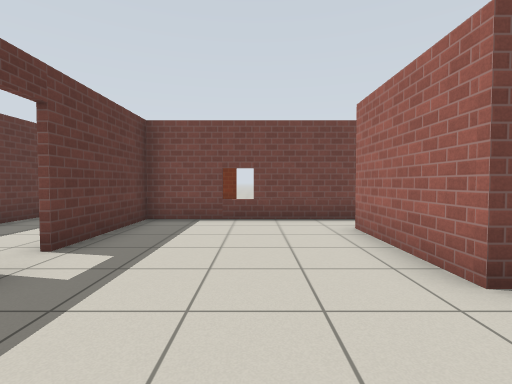
[1] (above)

24 first-person views from a walk through a world built for the Gazebo simulator. The camera is 0.94 m above the floor, tilts 2° down and sees 85° across. The floor is counted in squares, 1 m on a side. Each view is taken from the middle of a square. On the plan, view 1 faces up. The plan holds only what a view shows up to about 11 squares ahead; the rest is blank. Simple patterns stand in for the simulator's built-in surfaces.

[2]
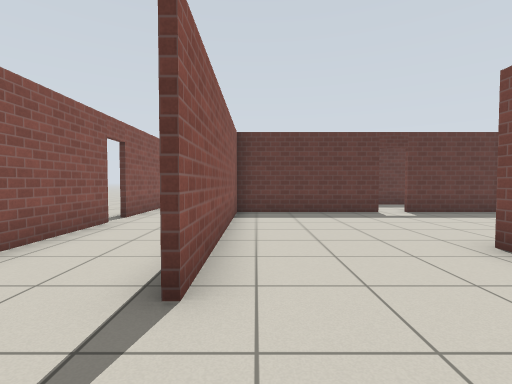

[3]
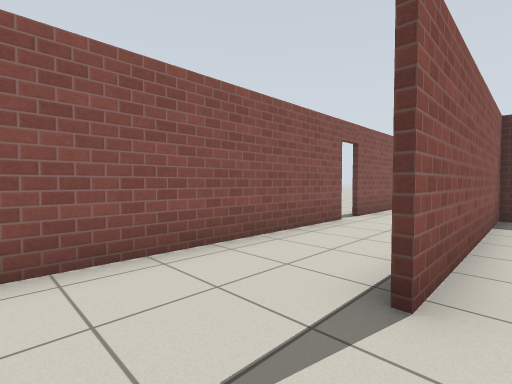

[4]
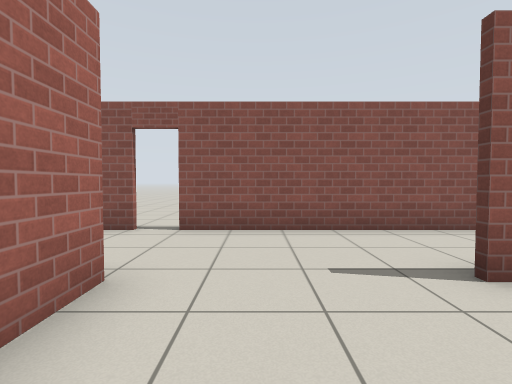

[5]
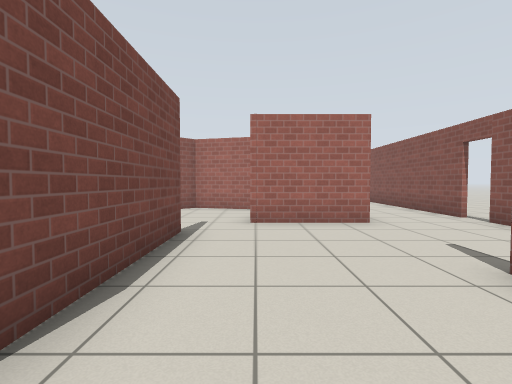

[6]
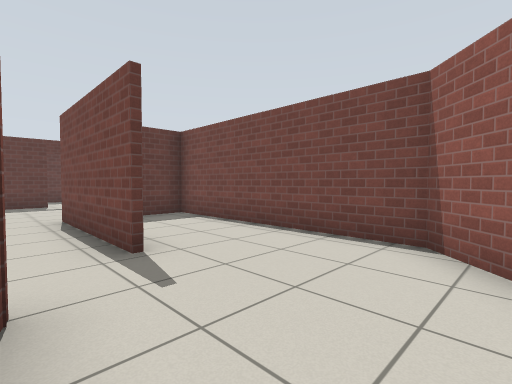

[7]
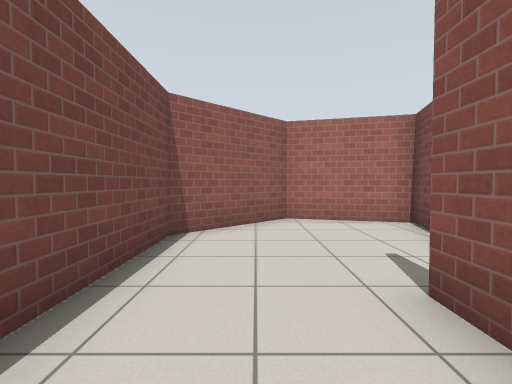

[8]
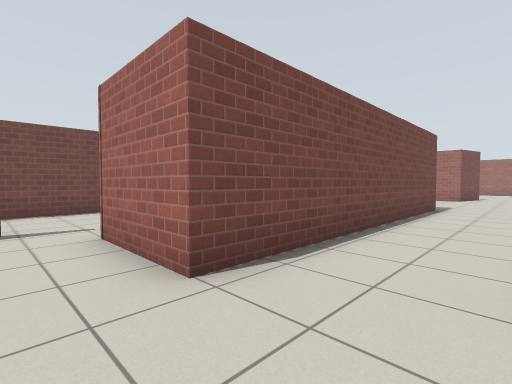

[9]
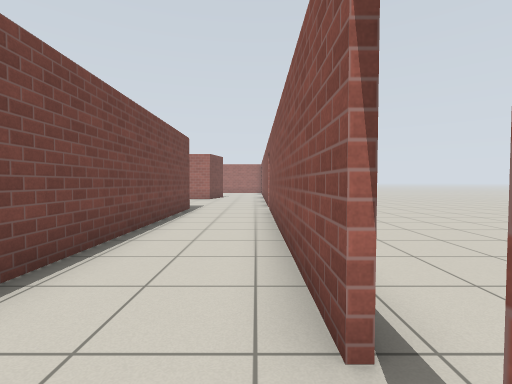

[10]
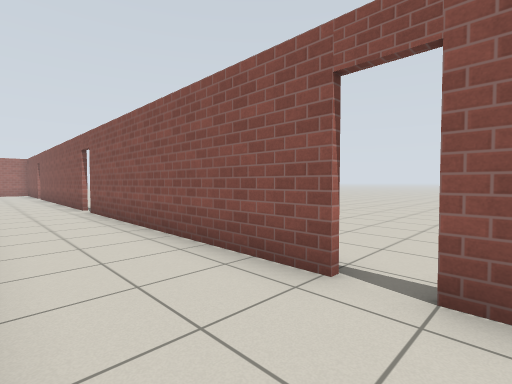

[11]
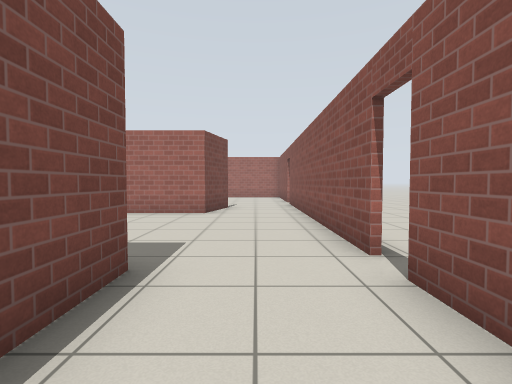

[12]
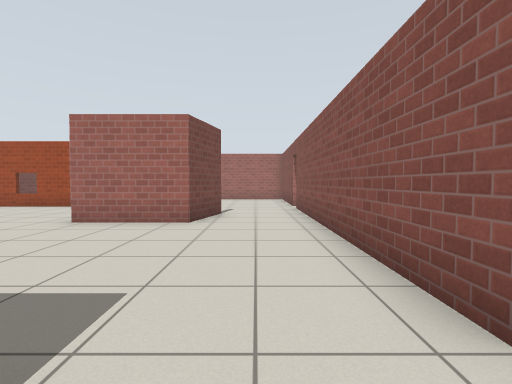

[13]
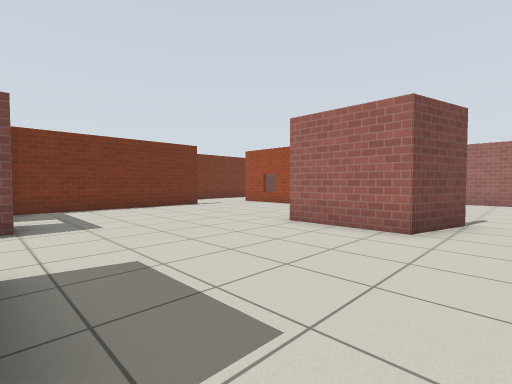

[14]
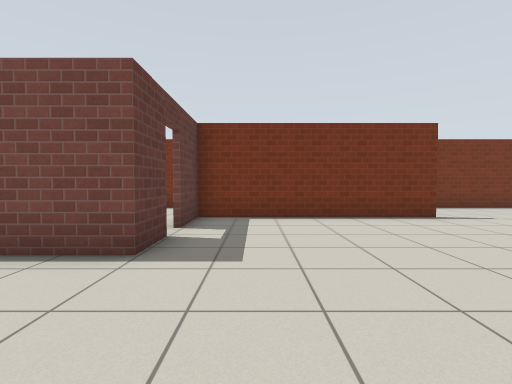

[15]
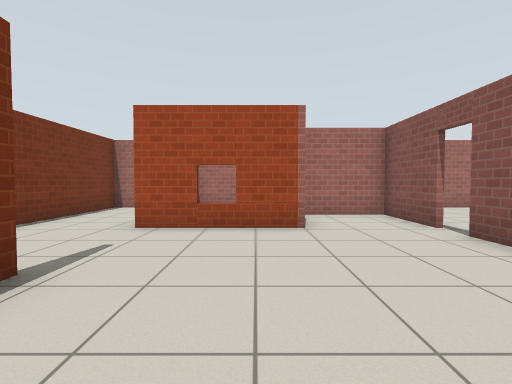

[16]
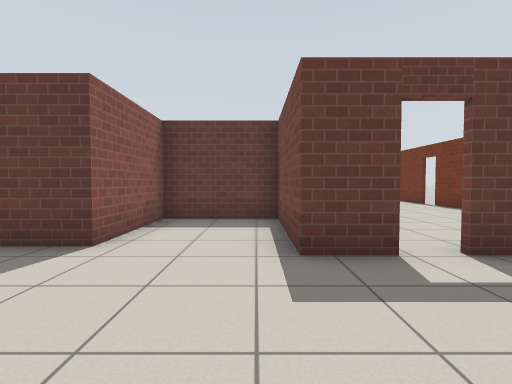

[17]
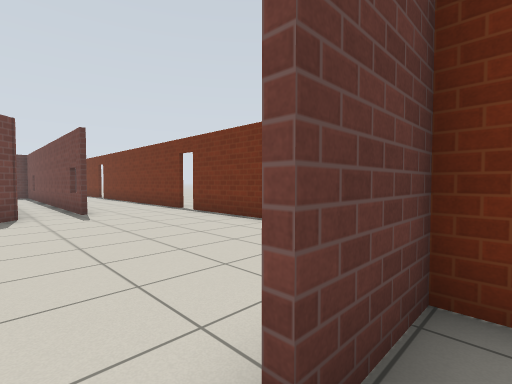

[18]
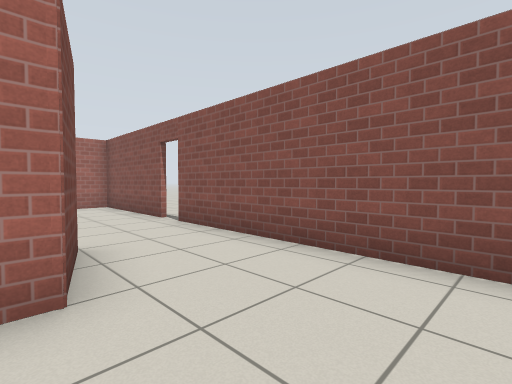

[19]
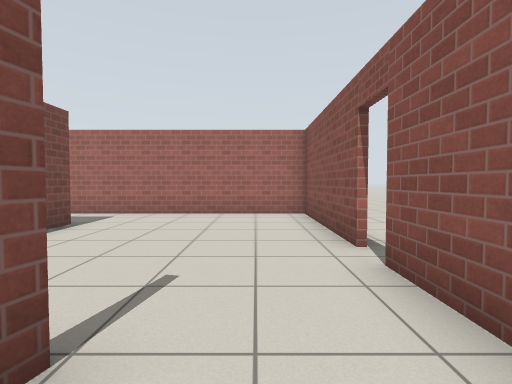

[20]
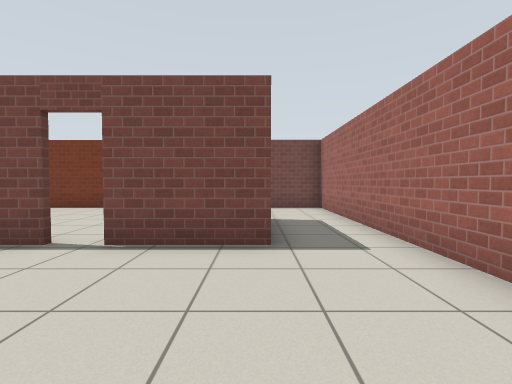

[21]
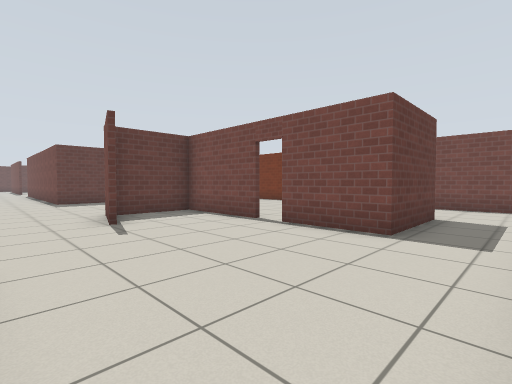

[22]
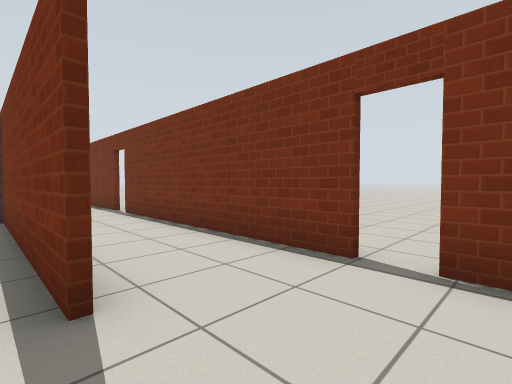

[23]
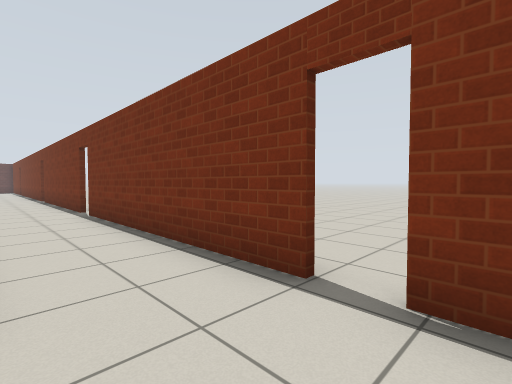

[24]
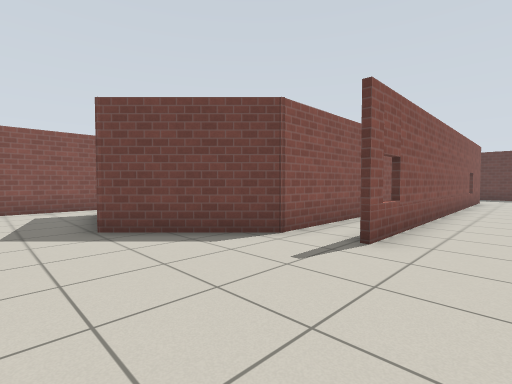

### Floor plan
Points are (right, up) in squares from view 1. A wall is a line through its corners. A room is listed if a view was taken in it or the views show most of it. See-through windows are left out.
Room 1 (views 1, 2, 3, 4, 5, 8, 9, 10)
walls: (6.4, 2.4) (2, 2.4) (2, 5.7); (-0.6, -4.5) (7.6, -4.5); (-2.8, 2.9) (-2.8, -1.6) (3.9, -1.6); (7.4, -1.6) (7.4, 1.1); (2.6, 7.1) (-2.8, 7.1) (-2.8, 3.8)
ways out: opening at (7, 1) to room 2; opening at (8, -3) to room 3; opening at (-1, -3) to room 6; open door at (-3, 3.5) to room 6; open door at (-1, -4.5)
Room 2 (views 6, 7)
walls: (5.5, 2.6) (6.4, 2.6); (9.4, 0.6) (10.5, 0.3) (11.2, 3.2) (8.9, 5.5) (2.2, 5.5) (2.2, 4.2)
ways out: opening at (7, 1) to room 1
Room 3 (views 11, 12)
walls: (8.4, -4.5) (16.8, -4.5); (17, -1.6) (7.4, -1.6)
ways out: opening at (8, -3) to room 1; opening at (16, -3) to room 4; open door at (8, -4.5)
Room 4 (views 13, 14, 15, 16, 17, 18, 22, 23)
walls: (25, 1.3) (25.9, 1.3); (22.5, -1.4) (22.5, 1.4); (26.7, 3.9) (26.7, 7.5); (23.9, 7.4) (17.4, 7.4) (17.4, 5.6); (26.6, 1.3) (29.1, 1.3) (29.1, 3.6); (17.4, 4.9) (17.4, 3.6) (13.8, 3.6) (13.8, 0.6) (16.9, 0.6) (16.9, -0.8); (24.5, 10.2) (17, 10.2); (17.5, -4.5) (22.4, -4.5); (31.4, 10.2) (25.2, 10.2)
ways out: opening at (16, -3) to room 3; opening at (23.5, -3.5) to room 5; gap at (26.5, 1) to room 5; opening at (17, 8.5) to room 6; open door at (17, 5.5) to room 6; open door at (16.5, 10); open door at (17, -4.5); open door at (25, 10)
Room 5 (views 19, 20, 21)
walls: (25.9, 1.1) (22.6, 1.1) (22.6, -1.3); (24.5, -2) (22.5, -1.4); (29.2, 4.2) (29.2, 1.1) (26.6, 1.1); (27, -4.5) (31.4, -4.5) (31.4, 7.4) (28.5, 7.4); (22.4, -4.5) (26.1, -4.5)
ways out: opening at (23.5, -3.5) to room 4; gap at (26.5, 1) to room 4; open door at (26.5, -4.5)
Room 6 (view 24)
walls: (8.9, 10.2) (7.6, 10.2); (9, 5.7) (11.5, 3.2); (-0.9, 7.3) (8.9, 7.3); (-0.6, 10.2) (-1.2, 10.2); (16.2, 10.2) (9.6, 10.2); (10.1, -1.6) (12.6, -1.6); (-5.8, 7.5) (-5.8, 6.2); (-4.1, -4.5) (-1.4, -4.5)
ways out: opening at (-1, -3) to room 1; open door at (-3, 3.5) to room 1; opening at (17, 8.5) to room 4; open door at (17, 5.5) to room 4; gap at (9.5, 10)

Where each view was taken, in squares from view 1:
view 1: 0 up, 0 right, facing up
view 2: 1 down, 6 right, facing left
view 3: 1 down, 6 right, facing down-left
view 4: 1 up, 6 right, facing down
view 5: 1 up, 1 right, facing right
view 6: 1 up, 10 right, facing up-left
view 7: 4 up, 4 right, facing right
view 8: 4 down, 6 right, facing up-right
view 9: 4 down, 7 right, facing right
view 10: 2 down, 7 right, facing down-right
view 11: 3 down, 14 right, facing right
view 12: 3 down, 16 right, facing right
view 13: 3 down, 17 right, facing up-right
view 14: 0 up, 19 right, facing up
view 15: 5 up, 21 right, facing right
view 16: 3 up, 21 right, facing left
view 17: 5 up, 18 right, facing up-left
view 18: 1 down, 20 right, facing down-right
view 19: 3 down, 23 right, facing right
view 20: 3 down, 29 right, facing up
view 21: 4 down, 31 right, facing up-left
view 22: 7 up, 26 right, facing up-left
view 23: 8 up, 26 right, facing up-left
view 24: 9 up, 13 right, facing down-left
